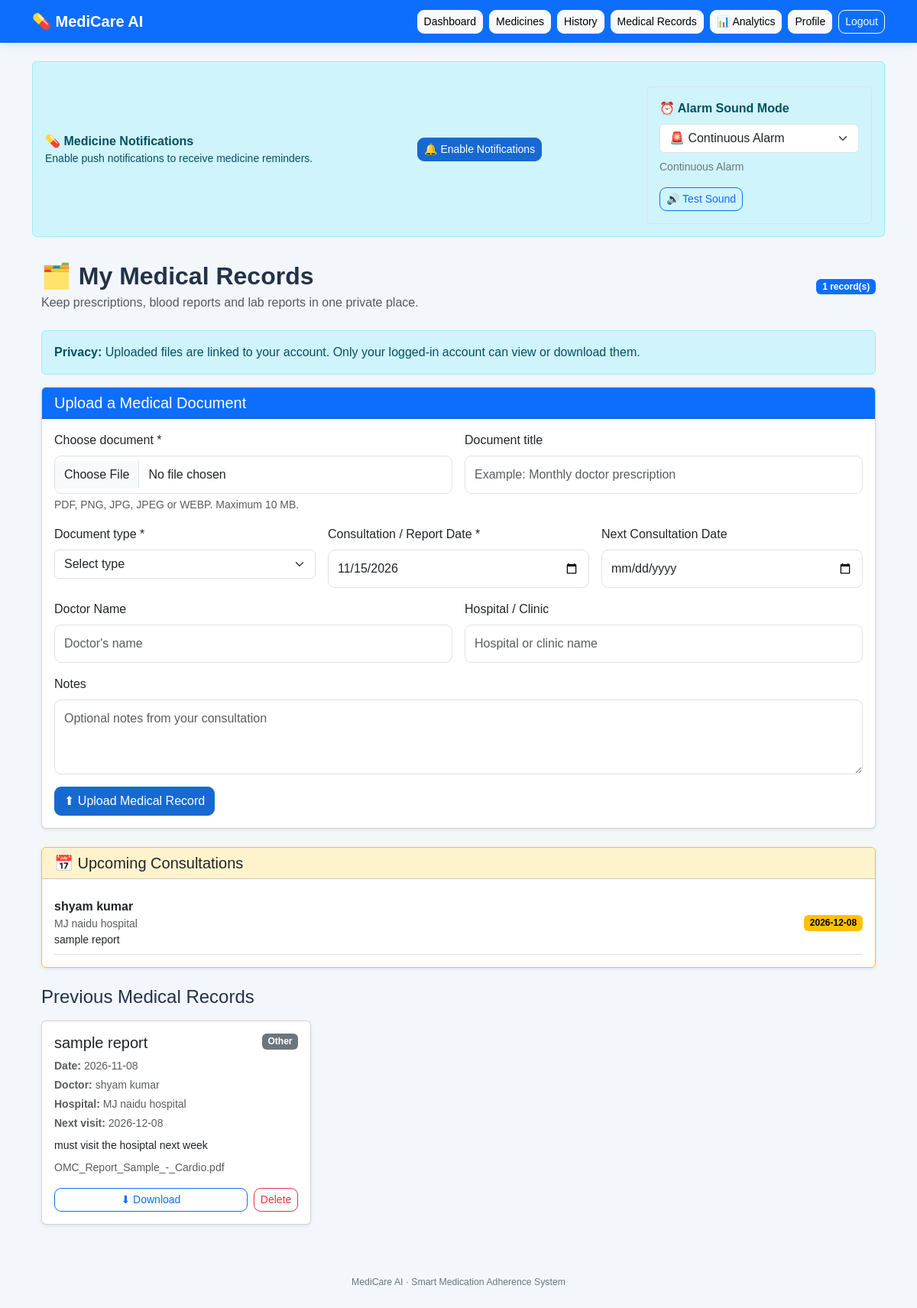
Screenshot of /medical-records (signed in) with the database file from the repository.
### app.py (models this page shows)
class MedicalRecord(db.Model):
    __tablename__ = "medical_record"
    id = db.Column(db.Integer, primary_key=True)
    user_id = db.Column(
        db.Integer,
        db.ForeignKey("user.id"),
        nullable=False,
        index=True
    )
    title = db.Column(db.String(150), nullable=False)
    record_type = db.Column(db.String(30), nullable=False)
    doctor_name = db.Column(db.String(120))
    hospital_name = db.Column(db.String(150))
    consultation_date = db.Column(db.String(10), nullable=False, index=True)
    next_consultation_date = db.Column(db.String(10))
    notes = db.Column(db.Text)
    original_filename = db.Column(db.String(255), nullable=False)
    stored_filename = db.Column(db.String(255), nullable=False, unique=True)
    uploaded_at = db.Column(
        db.DateTime,
        default=datetime.utcnow,
        nullable=False
    )

### app.py (the view, shortened to what this page needs)
@app.route("/medical-records", methods=["GET", "POST"])
@login_required
def medical_records():
    upload_folder = app.config["MEDICAL_RECORD_UPLOAD_FOLDER"]
    os.makedirs(upload_folder, exist_ok=True)
    records = (
        MedicalRecord.query
        .filter_by(user_id=current_user.id)
        .order_by(
            MedicalRecord.consultation_date.desc(),
            MedicalRecord.uploaded_at.desc()
        )
        .all()
    )
    today_string = date.today().isoformat()
    upcoming_records = [
        record for record in records
        if record.next_consultation_date
        and record.next_consultation_date >= today_string
    ]
    upcoming_records.sort(
        key=lambda record: record.next_consultation_date
    )
    return render_template(
        "medical_records.html",
        records=records,
        upcoming_records=upcoming_records,
        today=today_string
    )

### app.py (called while the page is built)
@login_manager.user_loader
def load_user(user_id):
    try:
        return db.session.get(User, int(user_id))
    except (ValueError, TypeError):
        return None

### templates/medical_records.html (shortened to what this page needs)
{% extends "base.html" %}
{% block content %}
<div class="container py-3">
    <div class="d-flex flex-wrap justify-content-between align-items-center gap-2 mb-4">
        <div>
            <h2 class="fw-bold mb-1">🗂️ My Medical Records</h2>
            <p class="text-muted mb-0">
                Keep prescriptions, blood reports and lab reports in one private place.
            </p>
        </div>
        <span class="badge text-bg-primary">{{ records|length }} record(s)</span>
    </div>
    <div class="alert alert-info">
        <strong>Privacy:</strong> Uploaded files are linked to your account.
        Only your logged-in account can view or download them.
    </div>
    <div class="card shadow-sm mb-4">
        <div class="card-header bg-primary text-white">
            <h5 class="mb-0">Upload a Medical Document</h5>
        </div>
        <div class="card-body">
            <form method="POST"
                  action="{{ url_for('medical_records') }}"
                  enctype="multipart/form-data">
                <div class="row g-3">
                    <div class="col-md-6">
                        <label class="form-label" for="document">
                            Choose document *
                        </label>
                        <input class="form-control"
                               type="file"
                               id="document"
                               name="document"
                               accept=".pdf,.png,.jpg,.jpeg,.webp"
                               required>
                        <div class="form-text">
                            PDF, PNG, JPG, JPEG or WEBP. Maximum 10 MB.
                        </div>
                    </div>
                    <div class="col-md-6">
                        <label class="form-label" for="title">
                            Document title
                        </label>
                        <input class="form-control"
                               type="text"
                               id="title"
                               name="title"
                               maxlength="150"
                               placeholder="Example: Monthly doctor prescription">
                    </div>
                    <div class="col-md-4">
                        <label class="form-label" for="record_type">
                            Document type *
                        </label>
                        <select class="form-select"
                                id="record_type"
                                name="record_type"
                                required>
                            <option value="">Select type</option>
                        </select>
                    </div>
                    <div class="col-md-4">
                        <label class="form-label" for="consultation_date">
                            Consultation / Report Date *
                        </label>
                        <input class="form-control"
                               type="date"
                               id="consultation_date"
                               name="consultation_date"
                               value="{{ today }}"
                               required>
                    </div>
                    <div class="col-md-4">
                        <label class="form-label" for="next_consultation_date">
                            Next Consultation Date
                        </label>
                        <input class="form-control"
                               type="date"
                               id="next_consultation_date"
                               name="next_consultation_date">
                    </div>
                    <div class="col-md-6">
                        <label class="form-label" for="doctor_name">
                            Doctor Name
                        </label>
                        <input class="form-control"
                               type="text"
                               id="doctor_name"
                               name="doctor_name"
                               maxlength="120"
                               placeholder="Doctor's name">
                    </div>
                    <div class="col-md-6">
                        <label class="form-label" for="hospital_name">
                            Hospital / Clinic
                        </label>
                        <input class="form-control"
                               type="text"
                               id="hospital_name"
                               name="hospital_name"
                               maxlength="150"
                               placeholder="Hospital or clinic name">
                    </div>
                    <div class="col-12">
                        <label class="form-label" for="notes">Notes</label>
                        <textarea class="form-control"
                                  id="notes"
                                  name="notes"
                                  rows="3"
                                  placeholder="Optional notes from your consultation"></textarea>
                    </div>
                    <div class="col-12">
                        <button class="btn btn-primary" type="submit">
                            ⬆ Upload Medical Record
                        </button>
                    </div>
                </div>
            </form>
        </div>
    </div>
    {% if upcoming_records %}
    <div class="card border-warning shadow-sm mb-4">
        <div class="card-header bg-warning-subtle">
            <h5 class="mb-0">📅 Upcoming Consultations</h5>
        </div>
        <div class="card-body">
            {% for record in upcoming_records %}
            <div class="d-flex flex-wrap justify-content-between align-items-center border-bottom py-2">
                <div>
                    <strong>{{ record.doctor_name or "Doctor not specified" }}</strong>
                    <div class="small text-muted">
                        {{ record.hospital_name or "Hospital not specified" }}
                    </div>
                    <div class="small">{{ record.title }}</div>
                </div>
                <span class="badge text-bg-warning">
                    {{ record.next_consultation_date }}
                </span>
            </div>
            {% endfor %}
        </div>
    </div>
    {% endif %}
    <div class="d-flex justify-content-between align-items-center mb-3">
        <h4 class="mb-0">Previous Medical Records</h4>
    </div>
    {% if records %}
    <div class="row g-3">
        {% for record in records %}
        <div class="col-md-6 col-lg-4">
            <div class="card h-100 shadow-sm">
                <div class="card-body">
                    <div class="d-flex justify-content-between align-items-start gap-2 mb-2">
                        <h5 class="card-title mb-0">{{ record.title }}</h5>
                        {% if record.record_type == "prescription" %}
                            <span class="badge text-bg-primary">Prescription</span>
                        {% elif record.record_type == "blood_report" %}
                            <span class="badge text-bg-danger">Blood Report</span>
                        {% elif record.record_type == "lab_report" %}
                            <span class="badge text-bg-info">Lab Report</span>
                        {% else %}
                            <span class="badge text-bg-secondary">Other</span>
                        {% endif %}
                    </div>
                    <p class="small text-muted mb-1">
                        <strong>Date:</strong> {{ record.consultation_date }}
                    </p>
                    <p class="small text-muted mb-1">
                        <strong>Doctor:</strong>
                        {{ record.doctor_name or "Not provided" }}
                    </p>
                    <p class="small text-muted mb-1">
                        <strong>Hospital:</strong>
                        {{ record.hospital_name or "Not provided" }}
                    </p>
                    {% if record.next_consultation_date %}
                    <p class="small text-muted mb-1">
                        <strong>Next visit:</strong> {{ record.next_consultation_date }}
                    </p>
                    {% endif %}
                    {% if record.notes %}
                    <p class="small mt-2 mb-2">{{ record.notes }}</p>
                    {% endif %}
                    <p class="small text-muted text-truncate mb-3"
                       title="{{ record.original_filename }}">
                        {{ record.original_filename }}
                    </p>
                    <div class="d-flex gap-2">
                        <a class="btn btn-outline-primary btn-sm flex-grow-1"
                           href="{{ url_for('download_medical_record', record_id=record.id) }}">
                            ⬇ Download
                        </a>
                        <form method="POST"
                              action="{{ url_for('delete_medical_record', record_id=record.id) }}"
                              onsubmit="return confirm('Delete this medical record permanently?');">
                            <button class="btn btn-outline-danger btn-sm" type="submit">
                                Delete
                            </button>
                        </form>
                    </div>
                </div>
            </div>
        </div>
        {% endfor %}
    </div>
    {% endif %}
</div>
{% endblock %}

### static/css/style.css (style rules this page uses)
body { background: #f3f7fc; min-height: 100vh; font-family: Arial, sans-serif; color: #243247; }
.form-control { padding: 12px; border-radius: 9px; }
.btn { border-radius: 9px; }
.btn-primary { background-color: #1769d2; border-color: #1769d2; }
a { text-decoration: none; }

### rows the page displays
MedicalRecord: doctor_name "shyam kumar", hospital_name "MJ naidu hospital", title "sample report", next_consultation_date "2026-12-08", record_type "Other", consultation_date "2026-11-08", notes "must visit the hosiptal next week", original_filename "OMC_Report_Sample_-_Cardio.pdf"

### other values shown
{{ records|length }} "1"
